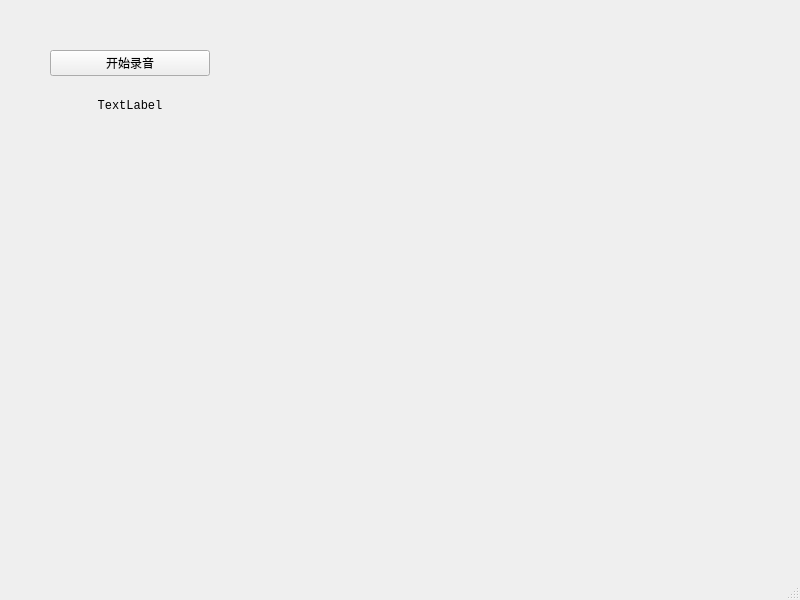
<?xml version="1.0" encoding="UTF-8"?>
<ui version="4.0">
 <class>MainWindow</class>
 <widget class="QMainWindow" name="MainWindow">
  <property name="geometry">
   <rect>
    <x>0</x>
    <y>0</y>
    <width>800</width>
    <height>600</height>
   </rect>
  </property>
  <property name="windowTitle">
   <string>MainWindow</string>
  </property>
  <widget class="QWidget" name="centralwidget">
   <widget class="QWidget" name="verticalLayoutWidget">
    <property name="geometry">
     <rect>
      <x>50</x>
      <y>50</y>
      <width>160</width>
      <height>80</height>
     </rect>
    </property>
    <layout class="QVBoxLayout" name="verticalLayout">
     <item>
      <widget class="QPushButton" name="audioButton">
       <property name="text">
        <string>开始录音</string>
       </property>
      </widget>
     </item>
     <item>
      <widget class="QLabel" name="timelabel">
       <property name="font">
        <font>
         <family>Courier New</family>
        </font>
       </property>
       <property name="text">
        <string>TextLabel</string>
       </property>
       <property name="alignment">
        <set>Qt::AlignCenter</set>
       </property>
      </widget>
     </item>
    </layout>
   </widget>
  </widget>
  <widget class="QMenuBar" name="menubar">
   <property name="geometry">
    <rect>
     <x>0</x>
     <y>0</y>
     <width>800</width>
     <height>24</height>
    </rect>
   </property>
  </widget>
  <widget class="QStatusBar" name="statusbar"/>
 </widget>
 <resources/>
 <connections/>
</ui>
